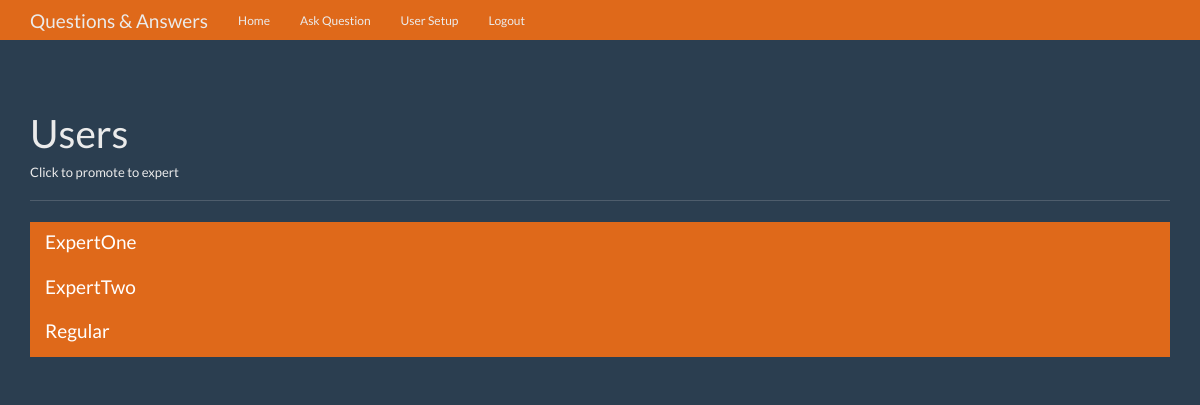
Page /users (signed in) on the earlier database version.
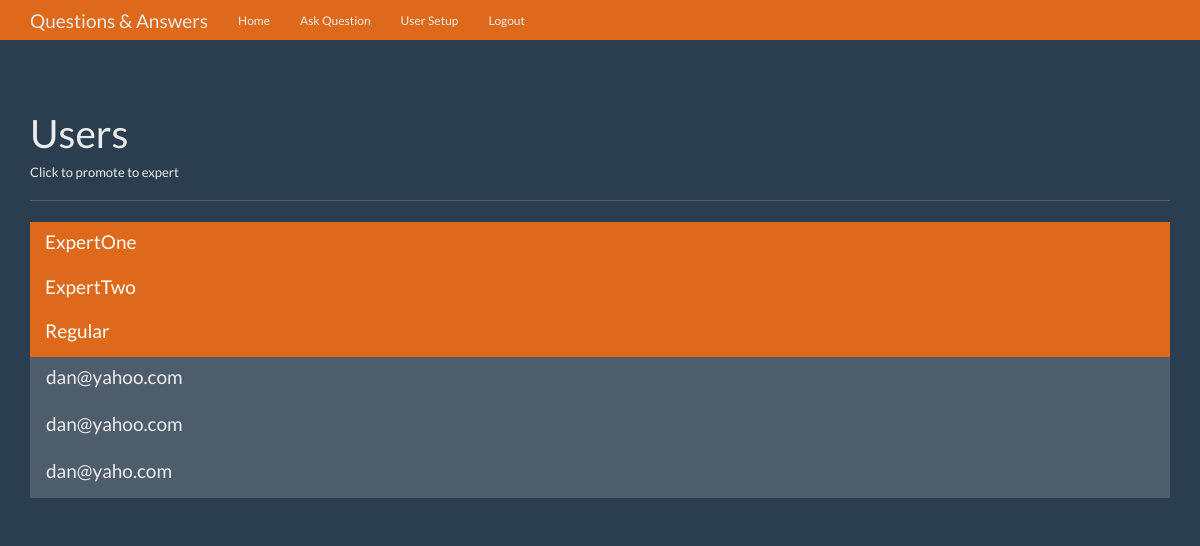
Same page on the later database version.
### models.py (models this page shows, shortened)
class User(UserMixin, db.Model):
    id = db.Column(db.Integer, primary_key=True)
    name = db.Column(db.String(50))
    password = db.Column(db.String(100))
    expert = db.Column(db.Boolean)
    admin = db.Column(db.Boolean)
    questions_asked = db.relationship(
        'Question',
        foreign_keys='Question.asked_by_id',
        backref='asker',
        lazy=True
    )
    answers_requested = db.relationship(
        'Question',
        foreign_keys='Question.expert_id',
        backref='expert',
        lazy=True
    )
    @property
    def unhashed_password(self):
        raise AttributeError('Cannot view unhashed password!')

### routes/main.py (the view)
@main.route('/users')
@login_required
def users():
    if not current_user.admin:
        return redirect(url_for('main.index'))
    users = User.query.filter_by(admin=False).all()
    context = {
        'users' : users
    }
    return render_template('users.html', **context)

### __init__.py (called while the page is built)
def create_app(config_file='settings.py'):
    app = Flask(__name__)
    app.config.from_pyfile(config_file)
    db.init_app(app)
    login_manager.init_app(app)
    login_manager.login_view = 'auth.login'
    @login_manager.user_loader
    def load_user(user_id):
        return User.query.get(user_id)
    app.register_blueprint(main)
    app.register_blueprint(auth)
    app.cli.add_command(create_tables)
    return app

### templates/users.html (shortened to what this page needs)
{% extends 'base.html' %}
{% block content %}
<div class="page-header">
        <h1>Users</h1>
        <h6>Click to promote to expert</h6>
      </div>
      <div class="row">
        <div class="col-lg-12">
          <div class="list-group">
            {% for user in users %}
              <a href="{{ url_for('main.promote', user_id=user.id) }}" class="list-group-item {% if user.expert %}active{% endif %}">
                <h4 class="list-group-item-heading">{{ user.name }}</h4>
              </a>
            {% endfor %}
          </div>
        </div>
      </div>
{% endblock %}

### templates/base.html (shortened to what this page needs)
<!DOCTYPE html>
<html lang="en">
  <head>
    <link href="{{ url_for('static', filename='bootstrap.min.css') }}" rel="stylesheet">
    <link href="{{ url_for('static', filename='theme.css') }}" rel="stylesheet">
  </head>
  <body>
    <nav class="navbar navbar-inverse navbar-fixed-top">
      <div class="container">
        <div class="navbar-header">
          <a class="navbar-brand" href="{{ url_for('main.index') }}">Questions & Answers</a>
        </div>
        <div id="navbar" class="navbar-collapse collapse">
          <ul class="nav navbar-nav">
            <li><a href="{{ url_for('main.index') }}">Home</a></li>
            {% if current_user.is_authenticated %}
            <li><a href="{{ url_for('main.ask') }}">Ask Question</a></li>
            {% endif %}
            {% if current_user.is_authenticated and current_user.admin %}
            <li><a href="{{ url_for('main.users') }}">User Setup</a></li>
            {% endif %}
            {% if current_user.is_authenticated %}
            <li><a href="{{ url_for('auth.logout') }}">Logout</a></li>
            {% endif %}
          </ul>
        </div>
      </div>
    </nav>
    <div class="container theme-showcase" role="main">
      {% block content %}{% endblock %}
    </div>
  </body>
</html>

### static/theme.css (style rules this page uses)
body { padding-top: 70px; padding-bottom: 30px; }

Differences in the rows shown:
added User: name "dan@yahoo.com", expert False (drawn)
added User: name "dan@yahoo.com", expert False (drawn)
added User: name "dan@yaho.com", expert False (drawn)
